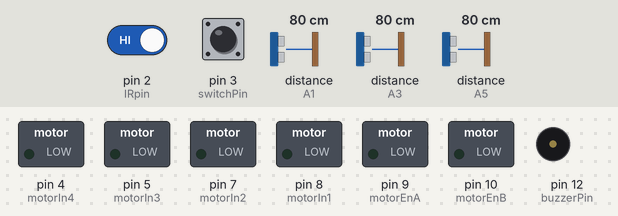
Bench run of a sketch on a simulated Arduino Uno, built with avr-gcc and run on an emulated ATmega328P. Shown: switched loads named in the sketch (green lamp = pin HIGH), buzzer (waves = sounding, pin HIGH). Wiring (inferred from the names in the program): 3 × ultrasonic range finder: trigger A0, echo A1 / trigger A2, echo A3 / trigger A4, echo A5. Dashed ring = blinking. Inputs (shaded band) come from the test bench; at power-on: distance to the obstacle (sensors on A5, A3, A1) 80 cm, pin 2 (IRpin) HIGH, pin 3 (switchPin) HIGH. The echo pulse lasts 58.3 µs per cm; pins used as bus, display or sensor lines are not drawn. At 15.3 s the program stops and its outputs stay as they are.

Above: at 0.94 s.
1.7 s: distance to the obstacle (sensor on A5) set to 12 cm
5.2 s: distance to the obstacle (sensor on A5) set to 9 cm
At 7.2 s:
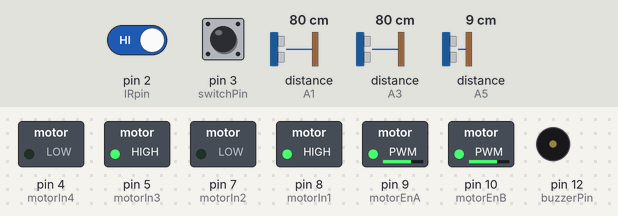
7.5 s: distance to the obstacle (sensor on A3) set to 7 cm
9.0 s: distance to the obstacle (sensor on A3) set to 4 cm
At 9.6 s:
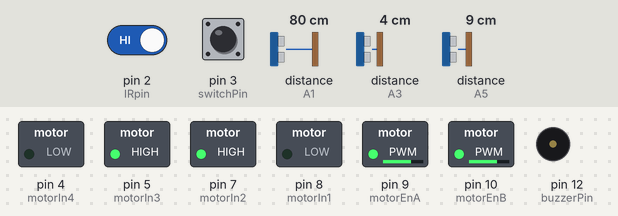
12.8 s: pin 2 (IRpin) driven LOW
At 14.3 s:
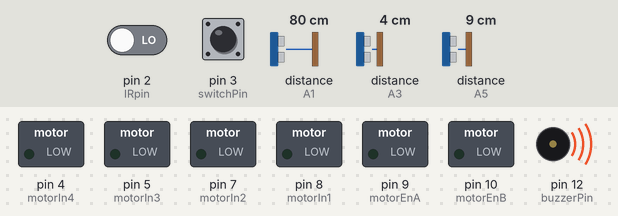
Timing chart, 0 to 15.8 s (numbered marks = the images above; inputs shaded):
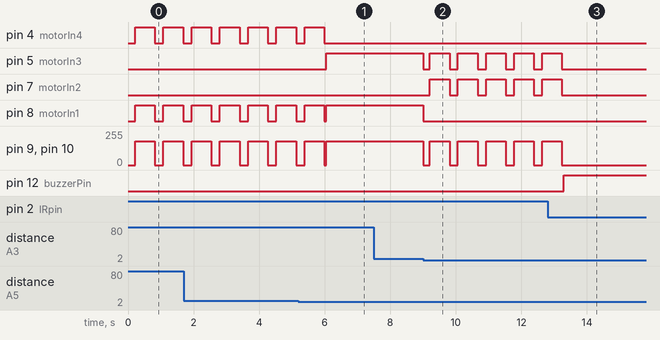

Measured:
- the behaviour switches between 11 and 10 cm on distance to the obstacle (sensor on A5) (found by bisection; images 0 and 1)
- the behaviour switches between 6 and 5 cm on distance to the obstacle (sensor on A3) (found by bisection; images 1 and 2)
- after the input at 5.2 s, pin 4 (motorIn4): goes on until 6.0 s, then stays LOW; pin 5 (motorIn3): LOW → HIGH after 0.85 s
- after the input at 7.5 s, every drawn part: stays the same
- after the input at 9.0 s, pin 5 (motorIn3): alternates HIGH for 0.60 s and LOW for 0.26 s, starting at once; pin 7 (motorIn2): alternates HIGH for 0.60 s and LOW for 0.26 s, starting after 0.21 s; pin 8 (motorIn1): HIGH → LOW at once; pin 9 (motorEnA), pin 10 (motorEnB): alternates 177/255 for 0.60 s and 0/255 for 0.26 s, starting at once
- after the input at 12.8 s, pin 5 (motorIn3), pin 7 (motorIn2): goes on until 13.2 s, then stays LOW; pin 9 (motorEnA), pin 10 (motorEnB): goes on until 13.2 s, then stays 0/255; pin 12 (buzzerPin): LOW → HIGH after 0.49 s
- by itself, pin 4 (motorIn4), pin 8 (motorIn1): alternates HIGH for 0.60 s and LOW for 0.26 s
- by itself, pin 9 (motorEnA), pin 10 (motorEnB): alternates 177/255 for 0.60 s and 0/255 for 0.26 s

The sketch:

gemini_maze_solver_code.ino
```cpp
// --- Pin Definitions ---
// Note: Update these pin numbers to match your actual Arduino wiring!

// Ultrasonic Sensors
#define trigLeft A0
#define echoLeft A1
#define trigFront A2
#define echoFront A3
#define trigRight A4
#define echoRight A5

// Motor Control (L298N)
#define motorEnA 9   // Must be a PWM pin (~)
#define motorIn1 8
#define motorIn2 7
#define motorEnB 10  // Must be a PWM pin (~)
#define motorIn3 5
#define motorIn4 4

// Sensors & Inputs
#define IRpin 2      // Floor color sensor
#define switchPin 3  // Left/Right hand rule toggle
#define buzzerPin 12 // University provided buzzer

// --- Tuning Variables ---
// Change these values here rather than hunting through the code
const int baseSpeed = 177;
const int turnSpeed = 177;
const int turnTime90 = 600;  // Milliseconds needed to turn 90 degrees (You must calibrate this)
const int turnTime180 = 1200; // Milliseconds needed to turn 180 degrees (You must calibrate this)

const float sideWallThreshold = 10.0;
const float frontWallThreshold = 5.0; // Increased slightly from 4.25 for safety

void setup() {
  pinMode(trigLeft, OUTPUT);
  pinMode(echoLeft, INPUT);
  pinMode(trigFront, OUTPUT);
  pinMode(echoFront, INPUT);
  pinMode(trigRight, OUTPUT);
  pinMode(echoRight, INPUT);

  pinMode(IRpin, INPUT);
  pinMode(switchPin, INPUT_PULLUP); // Using internal pullup for the switch
  pinMode(buzzerPin, OUTPUT);

  pinMode(motorEnA, OUTPUT);
  pinMode(motorEnB, OUTPUT);
  pinMode(motorIn1, OUTPUT);
  pinMode(motorIn2, OUTPUT);
  pinMode(motorIn3, OUTPUT);
  pinMode(motorIn4, OUTPUT);

  Serial.begin(9600);
}

// --- Motor Control Functions ---

void forward() {
  digitalWrite(motorIn1, HIGH);
  digitalWrite(motorIn2, LOW);
  digitalWrite(motorIn3, HIGH);
  digitalWrite(motorIn4, LOW);
  analogWrite(motorEnA, baseSpeed);
  analogWrite(motorEnB, baseSpeed);
}

void stopMotors() {
  digitalWrite(motorIn1, LOW);
  digitalWrite(motorIn2, LOW);
  digitalWrite(motorIn3, LOW);
  digitalWrite(motorIn4, LOW);
  analogWrite(motorEnA, 0);
  analogWrite(motorEnB, 0);
}

void turnLeft90() {
  digitalWrite(motorIn1, LOW);
  digitalWrite(motorIn2, HIGH);
  digitalWrite(motorIn3, HIGH);
  digitalWrite(motorIn4, LOW);
  analogWrite(motorEnA, turnSpeed);
  analogWrite(motorEnB, turnSpeed);
  delay(turnTime90); // Use the variable defined at the top
  stopMotors();      // Always stop after a turn
}

void turnRight90() {
  digitalWrite(motorIn1, HIGH);
  digitalWrite(motorIn2, LOW);
  digitalWrite(motorIn3, LOW);
  digitalWrite(motorIn4, HIGH);
  analogWrite(motorEnA, turnSpeed);
  analogWrite(motorEnB, turnSpeed);
  delay(turnTime90);
  stopMotors();
}

void turn180() {
  digitalWrite(motorIn1, HIGH);
  digitalWrite(motorIn2, LOW);
  digitalWrite(motorIn3, LOW);
  digitalWrite(motorIn4, HIGH);
  analogWrite(motorEnA, turnSpeed);
  analogWrite(motorEnB, turnSpeed);
  delay(turnTime180);
  stopMotors();
}

// --- Sensor Reading ---

float distanceCal(int trig, int echo) {
  digitalWrite(trig, LOW);
  delayMicroseconds(2);
  digitalWrite(trig, HIGH);
  delayMicroseconds(10);
  digitalWrite(trig, LOW);

  // Added a timeout of 25000us (~400cm) so the code doesn't freeze if no echo is received
  unsigned long duration = pulseIn(echo, HIGH, 25000);

  if (duration == 0) return 999.0; // Return a large number if nothing is detected

  float distance = duration * 0.034 / 2;
  return distance;
}

// --- Maze Solving Logic ---

void leftHandMethod(float leftDist, float frontDist, float rightDist) {
  if (leftDist > sideWallThreshold) {
    stopMotors();
    delay(200); // Brief pause before turning for stability
    turnLeft90();
  } else if (frontDist > frontWallThreshold) {
    forward();
  } else if (rightDist > sideWallThreshold) {
    stopMotors();
    delay(200);
    turnRight90();
  } else {
    stopMotors();
    delay(200);
    turn180();
  }
}

void rightHandMethod(float leftDist, float frontDist, float rightDist) {
  if (rightDist > sideWallThreshold) {
    stopMotors();
    delay(200);
    turnRight90();
  } else if (frontDist > frontWallThreshold) {
    forward();
  } else if (leftDist > sideWallThreshold) { // Fixed typo "lefttdistance"
    stopMotors();
    delay(200);
    turnLeft90();
  } else {
    stopMotors();
    delay(200);
    turn180();
  }
}

// --- Main Loop ---

void loop() {
  float leftLength = distanceCal(trigLeft, echoLeft);
  float frontLength = distanceCal(trigFront, echoFront);
  float rightLength = distanceCal(trigRight, echoRight); // Fixed typo "rightlengthe"

  int IRvalue = digitalRead(IRpin);
  int switchState = digitalRead(switchPin);

  // Check for Finish Line
  // Most IR sensors return LOW when reflecting off a white surface
  if (IRvalue == LOW) {
    stopMotors();
    digitalWrite(buzzerPin, HIGH); // Sound buzzer to indicate finish
    while(true) {
      // Endless loop to keep the robot stopped at the finish tile
      delay(1000);
    }
  }

  // Navigate Maze
  if (switchState == HIGH) {
    rightHandMethod(leftLength, frontLength, rightLength);
  } else {
    leftHandMethod(leftLength, frontLength, rightLength);
  }

  // Small delay to prevent overwhelming the ultrasonic sensors
  delay(50);
}
```
